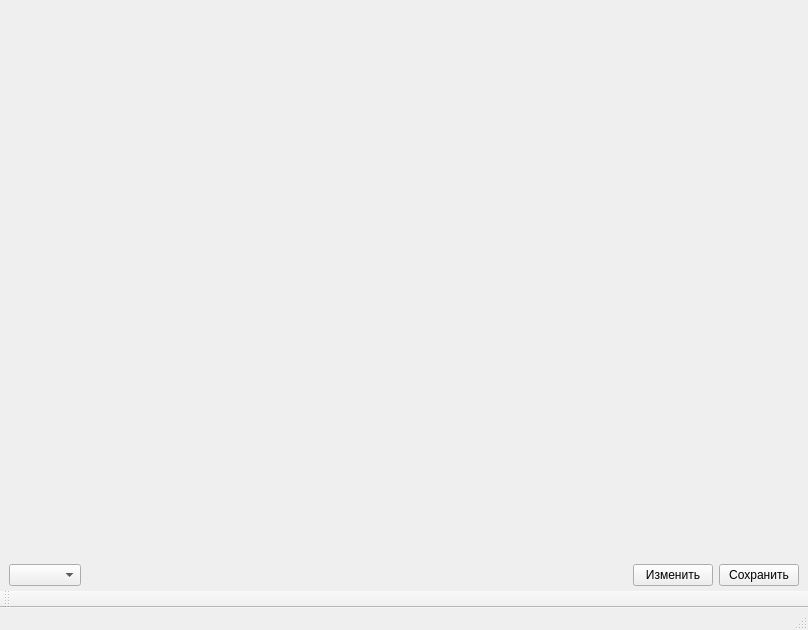
<?xml version="1.0" encoding="UTF-8"?>
<ui version="4.0">
 <class>MainWindow</class>
 <widget class="QMainWindow" name="MainWindow">
  <property name="geometry">
   <rect>
    <x>0</x>
    <y>0</y>
    <width>808</width>
    <height>630</height>
   </rect>
  </property>
  <property name="windowTitle">
   <string>MainWindow</string>
  </property>
  <widget class="QWidget" name="centralwidget">
   <property name="maximumSize">
    <size>
     <width>7880</width>
     <height>4850</height>
    </size>
   </property>
   <layout class="QVBoxLayout" name="verticalLayout">
    <property name="bottomMargin">
     <number>5</number>
    </property>
    <item>
     <widget class="QCustomPlot" name="plot" native="true">
      <property name="sizePolicy">
       <sizepolicy hsizetype="Expanding" vsizetype="Expanding">
        <horstretch>0</horstretch>
        <verstretch>0</verstretch>
       </sizepolicy>
      </property>
      <property name="accessibleName">
       <string>plot</string>
      </property>
     </widget>
    </item>
    <item>
     <layout class="QHBoxLayout" name="horizontalLayout">
      <property name="sizeConstraint">
       <enum>QLayout::SetMinimumSize</enum>
      </property>
      <item>
       <widget class="QComboBox" name="comboBox"/>
      </item>
      <item>
       <spacer name="horizontalSpacer">
        <property name="orientation">
         <enum>Qt::Horizontal</enum>
        </property>
        <property name="sizeHint" stdset="0">
         <size>
          <width>40</width>
          <height>20</height>
         </size>
        </property>
       </spacer>
      </item>
      <item>
       <widget class="QPushButton" name="changeButton">
        <property name="enabled">
         <bool>true</bool>
        </property>
        <property name="accessibleName">
         <string>changeButton</string>
        </property>
        <property name="text">
         <string>Изменить</string>
        </property>
       </widget>
      </item>
      <item>
       <widget class="QPushButton" name="saveButton">
        <property name="text">
         <string>Сохранить</string>
        </property>
       </widget>
      </item>
     </layout>
    </item>
   </layout>
  </widget>
  <widget class="QMenuBar" name="menubar">
   <property name="geometry">
    <rect>
     <x>0</x>
     <y>0</y>
     <width>808</width>
     <height>26</height>
    </rect>
   </property>
  </widget>
  <widget class="QStatusBar" name="statusbar"/>
  <widget class="QToolBar" name="toolBar">
   <property name="enabled">
    <bool>true</bool>
   </property>
   <property name="windowTitle">
    <string>toolBar</string>
   </property>
   <attribute name="toolBarArea">
    <enum>BottomToolBarArea</enum>
   </attribute>
   <attribute name="toolBarBreak">
    <bool>false</bool>
   </attribute>
  </widget>
 </widget>
 <customwidgets>
  <customwidget>
   <class>QCustomPlot</class>
   <extends>QWidget</extends>
   <header>qcustomplot.h</header>
   <container>1</container>
  </customwidget>
 </customwidgets>
 <resources/>
 <connections/>
</ui>
